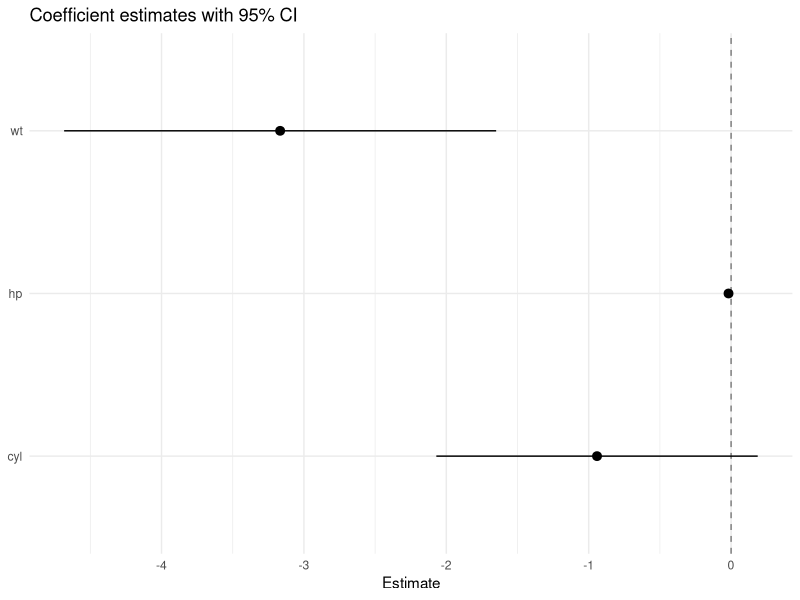
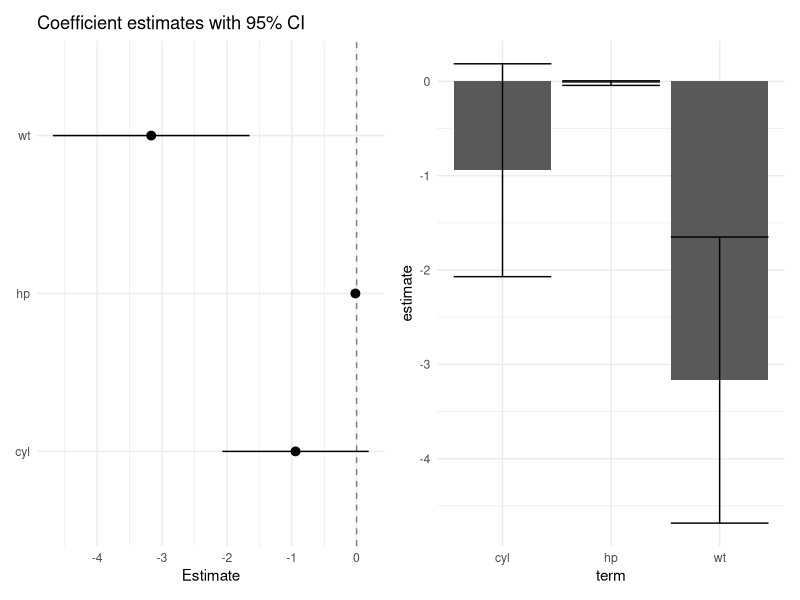
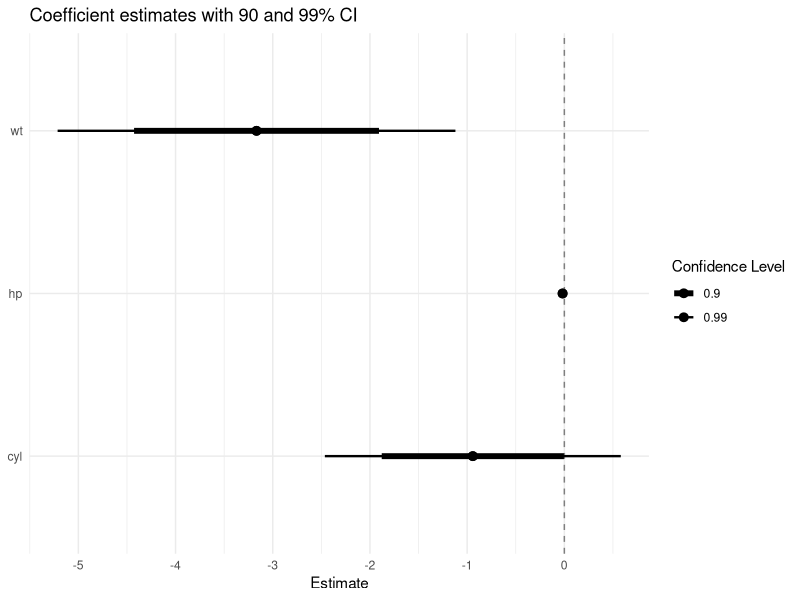
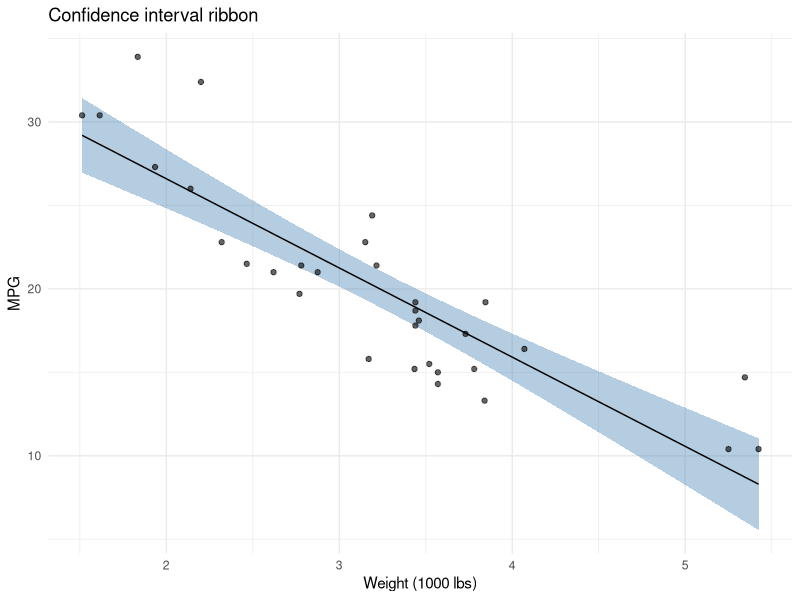
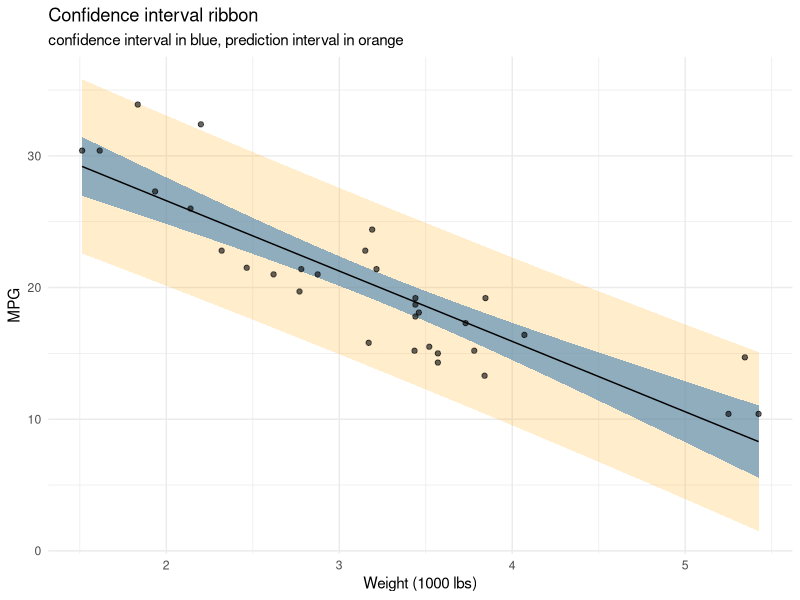
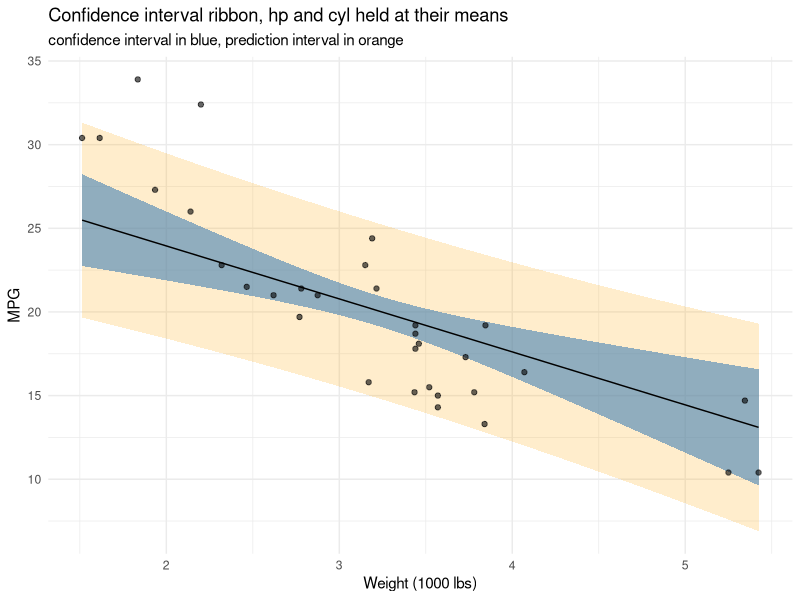
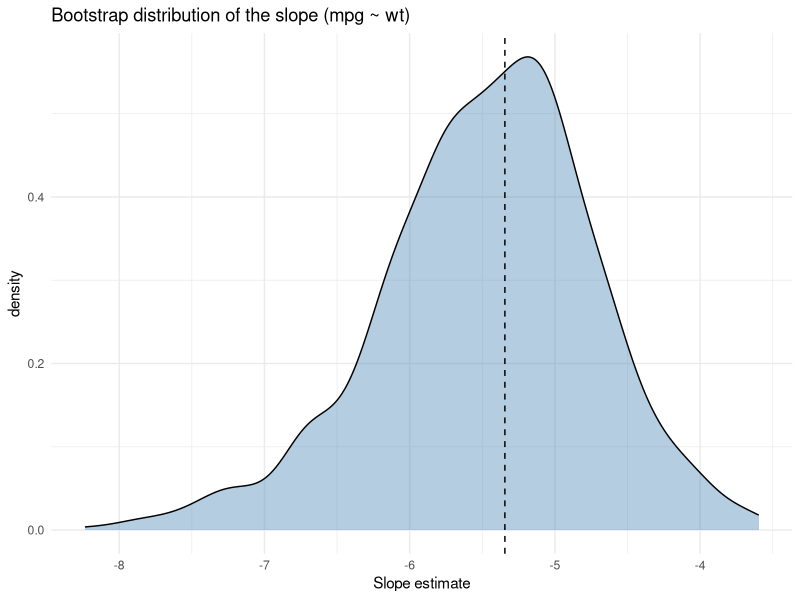
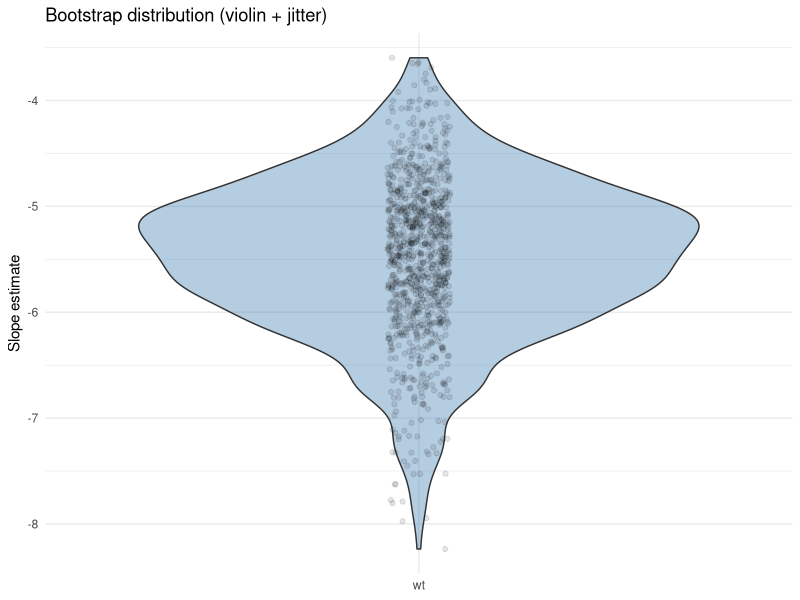

Write R code to recreate these figures, in order. (Note: this script raises an error after producing the figures.)
## ---- chunk 1
library(tidyverse)
library(broom)
library(patchwork)
## ---- chunk 2
fit <- lm(mpg ~ wt + hp + cyl, data = mtcars)
coefs <- tidy(fit, conf.int = TRUE)
coefs
## ---- chunk 3
A<-coefs |>
  filter(term != "(Intercept)") |>
  ggplot(aes(x = estimate, y = term)) +
  geom_vline(xintercept = 0, linetype = "dashed", colour = "grey50") +
  geom_pointrange(aes(xmin = conf.low, xmax = conf.high)) +
  labs(title = "Coefficient estimates with 95% CI",
       x = "Estimate", y = NULL) +
  theme_minimal()

A
## ---- chunk 4
B<-coefs %>% filter(term != "(Intercept)") %>%
  ggplot(aes(y=estimate, x = term)) +
  geom_col() +
  geom_errorbar(aes(x = term, ymin = conf.low, ymax = conf.high)) +
  theme_minimal()

A | B
## ---- chunk 5
library(purrr)
fit <- lm(mpg ~ wt + hp + cyl, data = mtcars)
lvls <- c(0.9, 0.99)

coefs <- map_dfr(lvls, 
                 ~ cbind(tidy(fit, conf.int = TRUE, conf.level = .x),
                         level = .x)) %>%
  mutate(level = as.factor(level))
  
coefs
#35 is 0.9
## ---- chunk 6
coefs |>
  filter(term != "(Intercept)") |>
  select(term, level, estimate, conf.low, conf.high) %>%
  ggplot(aes(x = estimate, y = term, group=level)) +
  geom_vline(xintercept = 0, linetype = "dashed", colour = "grey50") +
  geom_pointrange(aes(xmin = conf.low, xmax = conf.high,  linewidth = level),
                 ) +
  labs(title = "Coefficient estimates with 90 and 99% CI",
       x = "Estimate", y = NULL) +
  theme_minimal() +
    scale_linewidth_manual(
    values = c("0.9" = 2, "0.99" = 0.8), # Define specific thicknesses
    name = "Confidence Level")
## ---- chunk 7
fit2 <- lm(mpg ~ wt, data = mtcars)

newdata <- data.frame(wt = seq(min(mtcars$wt), max(mtcars$wt), length.out = 100))

ci <- predict(fit2, newdata = newdata, interval = "confidence")
pi <- predict(fit2, newdata = newdata, interval = "prediction")

plot_df <- newdata |>
  mutate(
    fit = ci[, "fit"],
    ci_lwr = ci[, "lwr"], ci_upr = ci[, "upr"],
    pi_lwr = pi[, "lwr"], pi_upr = pi[, "upr"]
  )

ggplot(plot_df, aes(wt)) +
  geom_ribbon(aes(ymin = ci_lwr, ymax = ci_upr), alpha = 0.4, fill = "steelblue") +
  geom_line(aes(y = fit)) +
  geom_point(data = mtcars, aes(wt, mpg), alpha = 0.6) +
  labs(title = "Confidence interval ribbon",
       x = "Weight (1000 lbs)", y = "MPG") +
  theme_minimal()
## ---- chunk 8
ggplot(plot_df, aes(wt)) +
  geom_ribbon(aes(ymin = pi_lwr, ymax = pi_upr), alpha = 0.2, fill = "orange") +
  geom_ribbon(aes(ymin = ci_lwr, ymax = ci_upr), alpha = 0.6, fill = "steelblue") +
  geom_line(aes(y = fit)) +
  geom_point(data = mtcars, aes(wt, mpg), alpha = 0.6) +
  labs(title = "Confidence interval ribbon",
       subtitle = "confidence interval in blue, prediction interval in orange",
       x = "Weight (1000 lbs)", y = "MPG") +
  theme_minimal()
## ---- chunk 9
fit <- lm(mpg ~ wt + hp + cyl, data = mtcars)

x <- seq(min(mtcars$wt), max(mtcars$wt), length.out = 100)

# Create newdata with hp and cyl held at their means
newdata <- data.frame(
  wt = x,
  hp = mean(mtcars$hp),
  cyl = mean(mtcars$cyl)
)

pred_ci <- predict(fit, newdata = newdata, interval = "confidence")
pred_pi <- predict(fit, newdata = newdata, interval = "prediction")

plot_df <- data.frame(
  wt = x,
  fit = pred_ci[, "fit"],
  ci_lwr = pred_ci[, "lwr"], ci_upr = pred_ci[, "upr"],
  pi_lwr = pred_pi[, "lwr"], pi_upr = pred_pi[, "upr"])
  
ggplot(plot_df, aes(x=wt, y = fit)) +
  geom_ribbon(aes(ymin = pi_lwr, ymax = pi_upr), alpha = 0.2, fill = "orange") +
  geom_ribbon(aes(ymin = ci_lwr, ymax = ci_upr), alpha = 0.6, fill = "steelblue") +
  geom_line(aes(y = fit)) +
  geom_point(data = mtcars, aes(wt, mpg), alpha = 0.6) +
  labs(title = "Confidence interval ribbon, hp and cyl held at their means",
       subtitle = "confidence interval in blue, prediction interval in orange",
       x = "Weight (1000 lbs)", y = "MPG") +
  theme_minimal()

## ---- chunk 10
set.seed(123)
n_boot <- 1000

boot_coefs <- replicate(n_boot, {
  boot_sample <- mtcars[sample(nrow(mtcars), replace = TRUE), ]
  coef(lm(mpg ~ wt, data = boot_sample))["wt"]
})

boot_df <- data.frame(slope = boot_coefs)
## ---- chunk 11
summary(fit2)

mean(boot_df$slope) 
sd(boot_df$slope)
## ---- chunk 12
ggplot(boot_df, aes(x = slope)) +
  geom_density(fill = "steelblue", alpha = 0.4) +
  geom_vline(xintercept = coef(fit2)["wt"], linetype = "dashed") +
  labs(title = "Bootstrap distribution of the slope (mpg ~ wt)",
       x = "Slope estimate") +
  theme_minimal()
## ---- chunk 13
ggplot(boot_df, aes(x = "wt", y = slope)) +
  geom_violin(fill = "steelblue", alpha = 0.4) +
  geom_jitter(width = 0.05, alpha = 0.1) +
  labs(title = "Bootstrap distribution (violin + jitter)",
       x = NULL, y = "Slope estimate") +
  theme_minimal()
## ---- chunk 14
# A simple quantile dotplot: discretise into 50 equally-likely outcomes
n_dots <- 50
q_vals <- quantile(boot_df$slope, probs = seq(0.5/n_dots, 1 - 0.5/n_dots, length.out = n_dots))
dot_df <- data.frame(slope = q_vals)

ggplot(dot_df, aes(x = slope)) +
  geom_dotplot(binwidth = diff(range(q_vals))/30, fill = "steelblue") +
  labs(title = "Quantile dotplot (50 dots)",
       x = "Slope estimate", y = NULL) +
  theme_minimal() +
  theme(axis.text.y = element_blank())
## ---- chunk 15
original_slope <- coef(lm(mpg ~ wt, data = mtcars))["wt"]

plot_data <- data.frame(
  term = "wt",
  estimate = original_slope,
  conf.low = ci_95[1], 
  conf.high = ci_95[2] 
)

A <- ggplot(plot_data, aes(x = term, y = estimate, ymin = conf.low, ymax = conf.high)) +
  geom_pointrange(size = 1) +         
  geom_hline(yintercept = 0, linetype = "dashed", color = "red") +
  coord_flip() +                      
  labs(
    title = "Bootstrap 95% Confidence Interval for Slope (wt)",
    x = "Variable",
    y = "Slope Estimate"
  ) +
  theme_minimal()

B <- ggplot(boot_df, aes(x = slope)) +
  geom_density(fill = "steelblue", alpha = 0.4) +
  geom_vline(xintercept = coef(fit2)["wt"], linetype = "dashed") +
  labs(title = "Bootstrap distribution of the slope (mpg ~ wt)",
       x = "Slope estimate") +
  theme_minimal()

C <- ggplot(dot_df, aes(x = slope)) +
  geom_dotplot(binwidth = diff(range(q_vals))/30, fill = "steelblue") +
  labs(title = "Quantile dotplot (50 dots)",
       x = "Slope estimate", y = NULL) +
  theme_minimal() +
  theme(axis.text.y = element_blank())
## ---- chunk 16
A | B | C
